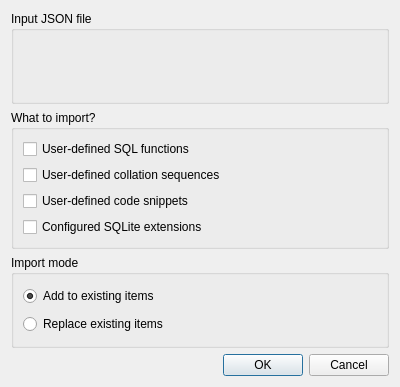
<?xml version="1.0" encoding="UTF-8"?>
<ui version="4.0">
 <class>SettingsImportDialog</class>
 <widget class="QDialog" name="SettingsImportDialog">
  <property name="geometry">
   <rect>
    <x>0</x>
    <y>0</y>
    <width>400</width>
    <height>387</height>
   </rect>
  </property>
  <property name="windowTitle">
   <string>Import configuration</string>
  </property>
  <layout class="QVBoxLayout" name="verticalLayout">
   <item>
    <widget class="QGroupBox" name="fileGroup">
     <property name="title">
      <string>Input JSON file</string>
     </property>
     <layout class="QVBoxLayout" name="verticalLayout_3">
      <item>
       <widget class="FileEdit" name="fileEdit" native="true">
        <property name="filters" stdset="0">
         <string>JSON file (*.json);;All files (*)</string>
        </property>
        <property name="dialogTitle" stdset="0">
         <string>Input JSON file</string>
        </property>
       </widget>
      </item>
     </layout>
    </widget>
   </item>
   <item>
    <widget class="QGroupBox" name="optsGroup">
     <property name="title">
      <string>What to import?</string>
     </property>
     <layout class="QVBoxLayout" name="verticalLayout_2">
      <item>
       <widget class="QCheckBox" name="functionsCheck">
        <property name="text">
         <string>User-defined SQL functions</string>
        </property>
        <property name="icon">
         <iconset resource="../icons.qrc">
          <normaloff>:/icons/img/functions.svg</normaloff>:/icons/img/functions.svg</iconset>
        </property>
       </widget>
      </item>
      <item>
       <widget class="QCheckBox" name="collationsCheck">
        <property name="text">
         <string>User-defined collation sequences</string>
        </property>
        <property name="icon">
         <iconset resource="../icons.qrc">
          <normaloff>:/icons/img/collations.svg</normaloff>:/icons/img/collations.svg</iconset>
        </property>
       </widget>
      </item>
      <item>
       <widget class="QCheckBox" name="codeSnippetsCheck">
        <property name="text">
         <string>User-defined code snippets</string>
        </property>
        <property name="icon">
         <iconset resource="../icons.qrc">
          <normaloff>:/icons/img/code_snippets.svg</normaloff>:/icons/img/code_snippets.svg</iconset>
        </property>
       </widget>
      </item>
      <item>
       <widget class="QCheckBox" name="extensionsCheck">
        <property name="text">
         <string>Configured SQLite extensions</string>
        </property>
        <property name="icon">
         <iconset resource="../icons.qrc">
          <normaloff>:/icons/img/extensions.svg</normaloff>:/icons/img/extensions.svg</iconset>
        </property>
       </widget>
      </item>
     </layout>
    </widget>
   </item>
   <item>
    <widget class="QGroupBox" name="importModeGroup">
     <property name="title">
      <string>Import mode</string>
     </property>
     <layout class="QVBoxLayout" name="verticalLayout_4">
      <item>
       <widget class="QRadioButton" name="appendCheck">
        <property name="toolTip">
         <string>Imports selected items without modifying or removing ones existing in your current configuration.</string>
        </property>
        <property name="text">
         <string>Add to existing items</string>
        </property>
        <property name="checked">
         <bool>true</bool>
        </property>
       </widget>
      </item>
      <item>
       <widget class="QRadioButton" name="replaceCheck">
        <property name="toolTip">
         <string>Removes all existing items in the selected categories, then imports the new ones from the file. This action cannot be undone!</string>
        </property>
        <property name="text">
         <string>Replace existing items</string>
        </property>
       </widget>
      </item>
     </layout>
    </widget>
   </item>
   <item>
    <widget class="QDialogButtonBox" name="buttonBox">
     <property name="orientation">
      <enum>Qt::Orientation::Horizontal</enum>
     </property>
     <property name="standardButtons">
      <set>QDialogButtonBox::StandardButton::Cancel|QDialogButtonBox::StandardButton::Ok</set>
     </property>
    </widget>
   </item>
  </layout>
 </widget>
 <customwidgets>
  <customwidget>
   <class>FileEdit</class>
   <extends>QWidget</extends>
   <header>common/fileedit.h</header>
   <container>1</container>
  </customwidget>
 </customwidgets>
 <resources>
  <include location="../icons.qrc"/>
 </resources>
 <connections>
  <connection>
   <sender>buttonBox</sender>
   <signal>accepted()</signal>
   <receiver>SettingsImportDialog</receiver>
   <slot>accept()</slot>
   <hints>
    <hint type="sourcelabel">
     <x>248</x>
     <y>254</y>
    </hint>
    <hint type="destinationlabel">
     <x>157</x>
     <y>274</y>
    </hint>
   </hints>
  </connection>
  <connection>
   <sender>buttonBox</sender>
   <signal>rejected()</signal>
   <receiver>SettingsImportDialog</receiver>
   <slot>reject()</slot>
   <hints>
    <hint type="sourcelabel">
     <x>316</x>
     <y>260</y>
    </hint>
    <hint type="destinationlabel">
     <x>286</x>
     <y>274</y>
    </hint>
   </hints>
  </connection>
 </connections>
</ui>
